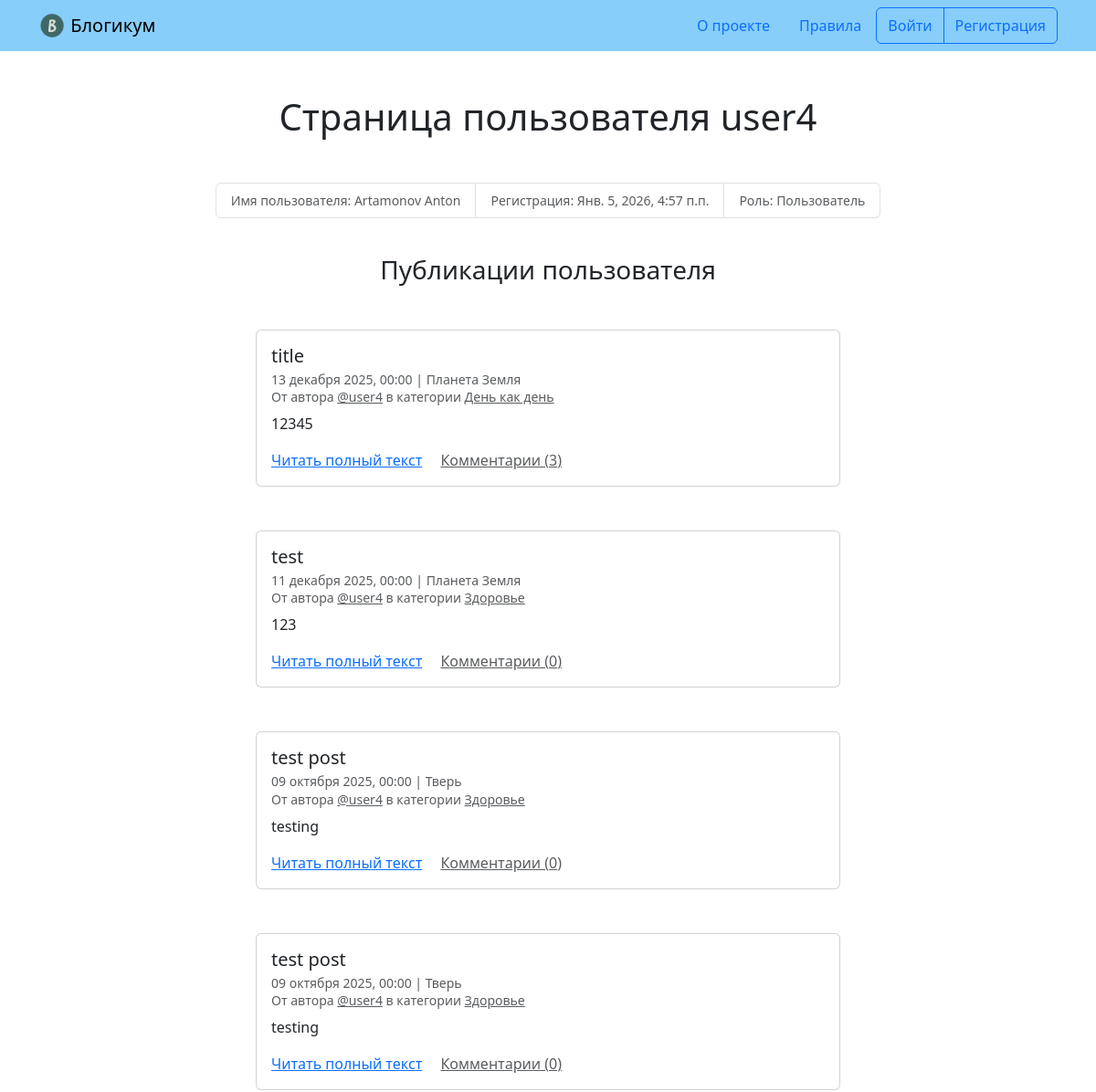
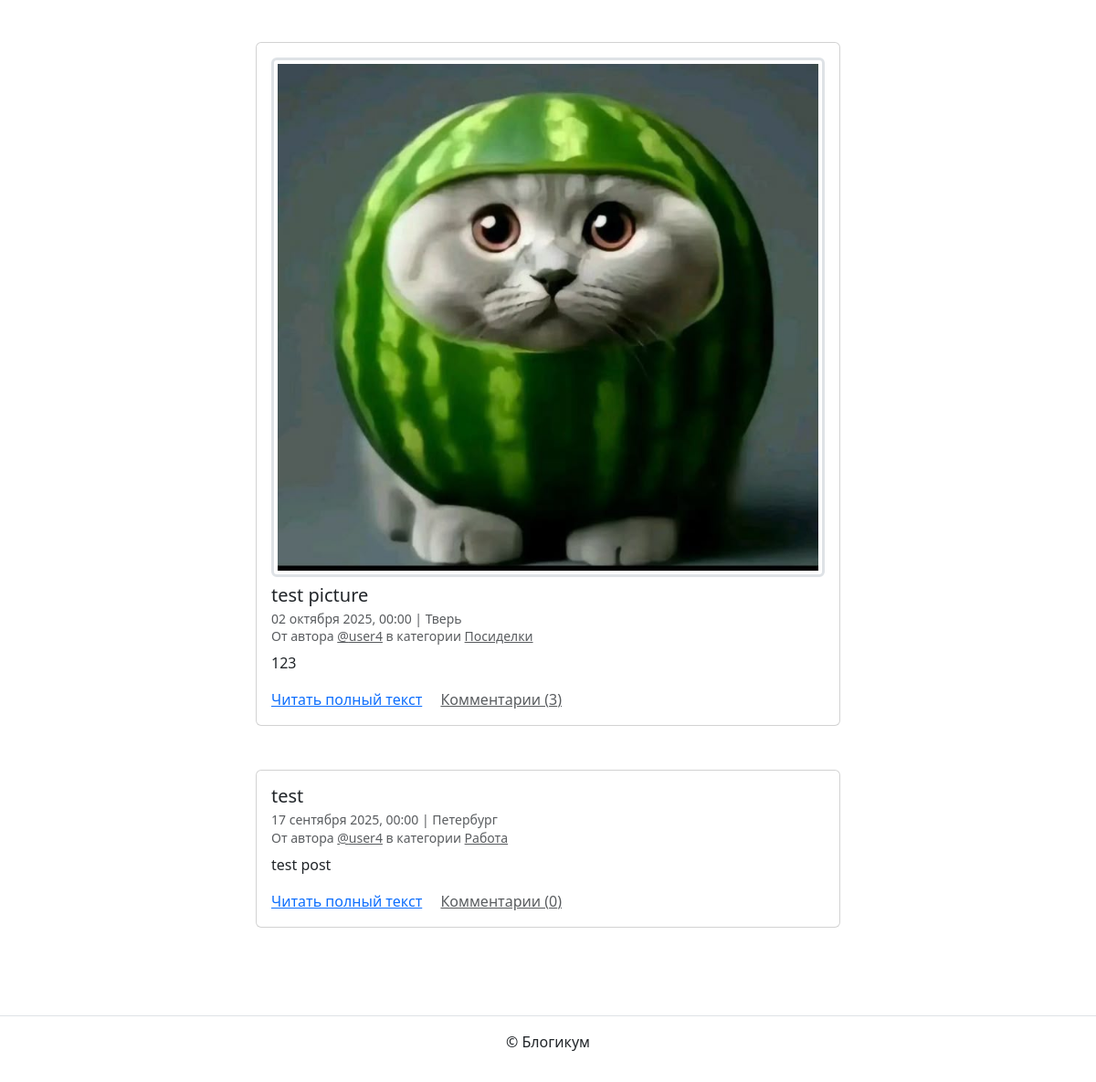
The app's page /profile/user4/ with its own data (2 pictures, top to bottom).
### blog/models.py (models this page shows, shortened)
class BaseModel(models.Model):
    is_published = models.BooleanField('Опубликовано', default=True,
                                       help_text='Снимите галочку, чтобы '
                                       'скрыть публикацию.')
    created_at = models.DateTimeField('Добавлено', auto_now_add=True)
    class Meta:
        abstract = True

class Post(BaseModel):
    title = models.CharField('Заголовок', max_length=256)
    text = models.TextField('Текст')
    pub_date = models.DateTimeField('Дата и время публикации',
                                    help_text='Если установить дату и время в '
                                    'будущем — можно делать отложенные'
                                    ' публикации.')
    author = models.ForeignKey(User, on_delete=models.CASCADE,
                               verbose_name='Автор публикации')
    location = models.ForeignKey(Location,
                                 on_delete=models.SET_NULL, null=True,
                                 blank=True, verbose_name='Местоположение')
    category = models.ForeignKey(Category, on_delete=models.SET_NULL,
                                 null=True, verbose_name='Категория')
    image = models.ImageField('Фото', upload_to='birthdays_images', blank=True)
    class Meta:
        verbose_name = 'публикация'
        verbose_name_plural = 'Публикации'
        ordering = ('pub_date',)

class Category(BaseModel):
    title = models.CharField('Заголовок', max_length=256)
    description = models.TextField('Описание')
    slug = models.SlugField('Идентификатор', unique=True,
                            help_text='Идентификатор страницы для URL; '
                            'разрешены символы латиницы, цифры, дефис и '
                            'подчёркивание.')
    class Meta:
        verbose_name = 'категория'
        verbose_name_plural = 'Категории'

class Location (BaseModel):
    name = models.CharField('Название места', max_length=256)
    class Meta:
        verbose_name = 'местоположение'
        verbose_name_plural = 'Местоположения'

### blog/views.py (the view)
# urls.py: path('profile/<str:username>/', views.profile, name='profile'),
def profile(request, username):
    template_name = 'blog/profile.html'
    profile = get_object_or_404(User, username=username)
    if request.user.username != username:
        publication_list = filter_posts(
            Post.objects.select_related('author').
            filter(author__username=username)
        )
    else:
        publication_list = Post.objects.select_related('author').\
            filter(author__username=username)
    post_with_comments = get_comment_count(publication_list)
    post_with_comments = sort_posts(post_with_comments)
    page_number = request.GET.get('page')
    page_obj = get_paginator_page(post_with_comments, page_number, 10)
    context = {'profile': profile, 'page_obj': page_obj}
    return render(request, template_name, context)

### blog/views.py (called while the page is built)
def get_paginator_page(object_list, page_number, posts_count):
    paginator = Paginator(object_list, posts_count)
    page_obj = paginator.get_page(page_number)
    return page_obj

def get_comment_count(post_list):
    return post_list.annotate(
        comment_count=Count('comment')
    )

def sort_posts(post_list):
    return post_list.order_by('-pub_date')

def filter_posts(post_list):
    return post_list.filter(
        is_published=True,
        pub_date__lte=timezone.now(),
        category__is_published=True
    )

### templates/blog/profile.html (shortened to what this page needs)
{% extends "base.html" %}
{% block content %}
  <h1 class="mb-5 text-center ">Страница пользователя {{ profile.username }}</h1>
  <small>
    <ul class="list-group list-group-horizontal justify-content-center mb-3">
      <li class="list-group-item text-muted">Имя пользователя: {% if profile.get_full_name %}{{ profile.get_full_name }}{% else %}не указано{% endif %}</li>
      <li class="list-group-item text-muted">Регистрация: {{ profile.date_joined }}</li>
      <li class="list-group-item text-muted">Роль: {% if profile.is_staff %}Админ{% else %}Пользователь{% endif %}</li>
    </ul>
  </small>
  <br>
  <h3 class="mb-5 text-center">Публикации пользователя</h3>
  {% for post in page_obj %}
    <article class="mb-5">
      {% include "includes/post_card.html" %}
    </article>
  {% endfor %}
{% endblock %}

### templates/includes/post_card.html (shortened to what this page needs)
<div class="col d-flex justify-content-center">
  <div class="card" style="width: 40rem;">
    <div class="card-body">
      {% if post.image %}
        <a href="{{ post.image.url }}" target="_blank">
          <img class="border-3 rounded img-fluid img-thumbnail mb-2 mx-auto d-block" src="{{ post.image.url }}">
        </a>
      {% endif %}
      <h5 class="card-title">{{ post.title }}</h5>
      <h6 class="card-subtitle mb-2 text-muted">
        <small>
          {{ post.pub_date|date:"d E Y, H:i" }} | {% if post.location and post.location.is_published %}{{ post.location.name }}{% else %}Планета Земля{% endif %}<br>
          От автора <a class="text-muted" href="{% url 'blog:profile' post.author.username %}">@{{ post.author.username }}</a> в
          категории {% include "includes/category_link.html" %}
        </small>
      </h6>
      <p class="card-text">{{ post.text|truncatewords:10 }}</p>
      <a href="{% url 'blog:post_detail' post.id %}" class="card-link">Читать полный текст</a>
      <a href="{% url 'blog:post_detail' post.id %}" class="card-link text-muted">Комментарии ({{ post.comment_count }})</a>
    </div>
  </div>
</div>

### templates/includes/category_link.html
<a class="text-muted" href="{% url 'blog:category_posts' post.category.slug %}">
  {{ post.category.title }}
</a>

### records on screen
Post: title "title", pub_date "13 декабря 2025, 00:00", shows "Планета Земля", author.username "user4", category "День как день", text "12345", comment_count "3"
Post: title "test", pub_date "11 декабря 2025, 00:00", shows "Планета Земля", author.username "user4", category "Здоровье", text "123", comment_count "0"
Post: title "test post", pub_date "09 октября 2025, 00:00", location.name "Тверь", author.username "user4", category "Здоровье", text "testing", comment_count "0"
Post: title "test post", pub_date "09 октября 2025, 00:00", location.name "Тверь", author.username "user4", category "Здоровье", text "testing", comment_count "0"
Post: image (picture), title "test picture", pub_date "02 октября 2025, 00:00", location.name "Тверь", author.username "user4", category "Посиделки", text "123", comment_count "3"
Post: title "test", pub_date "17 сентября 2025, 00:00", location.name "Петербург", author.username "user4", category "Работа", text "test post", comment_count "0"

### other values on screen
{{ profile.username }} "user4"
{{ profile.get_full_name }} "Artamonov Anton"
{{ profile.date_joined }} "Янв. 5, 2026, 4:57 п.п."
